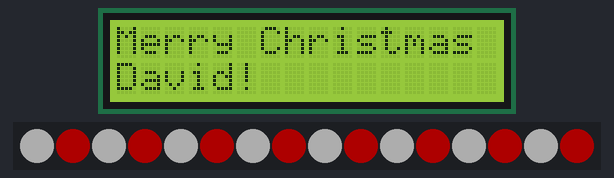
This sketch was run on a simulated Arduino Uno, built with avr-gcc and run on an emulated ATmega328P. On the bench: 16×2 character LCD, 16 RGB LEDs in strip order, left to right. Dim RGB values are drawn brighter than linear.

Above: at 0.1 s.
At 0.6 s:
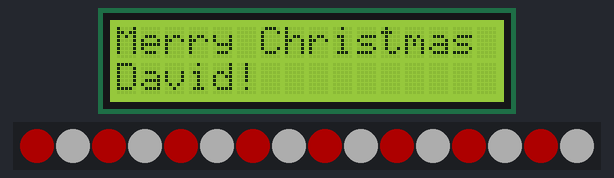

The sketch:

DavidSecretSanta.ino
```cpp
#include <FastLED.h>
#include <Wire.h>
#include <LiquidCrystal_I2C.h>

// WS2812B LED setup
#define LED_PIN 5
#define NUM_LEDS 16  // Adjust to match your LED strip
#define LED_BRIGHTNESS 50
CRGB leds[NUM_LEDS];

// LCD setup (adjust address and size as needed)
#define LCD_ADDRESS 0x27
#define LCD_COLUMNS 16
#define LCD_ROWS 2
LiquidCrystal_I2C lcd(LCD_ADDRESS, LCD_COLUMNS, LCD_ROWS);

void setup() {
  // Initialize LCD
  lcd.init();  // Pass required arguments
  lcd.backlight();
  lcd.setCursor(0, 0);
  lcd.print("Merry Christmas");
  lcd.setCursor(0, 1);
  lcd.print("David!");

  // Initialize LEDs
  FastLED.addLeds<WS2812B, LED_PIN, GRB>(leds, NUM_LEDS);
  FastLED.setBrightness(LED_BRIGHTNESS);
  FastLED.clear();
  FastLED.show();
}

void loop() {
  // Alternate pattern: start with LED 0 white
  alternateColors(CRGB::White, CRGB::Red);
  delay(500);

  // Alternate pattern: start with LED 0 red
  alternateColors(CRGB::Red, CRGB::White);
  delay(500);
}

// Helper function to alternate colors
void alternateColors(CRGB color1, CRGB color2) {
  for (int i = 0; i < NUM_LEDS; i++) {
    leds[i] = (i % 2 == 0) ? color1 : color2;
  }
  FastLED.show();
}
```

Measured:
- what the display in image 1 shows lasts 0.5 s, from 0.6 s to 1.1 s
